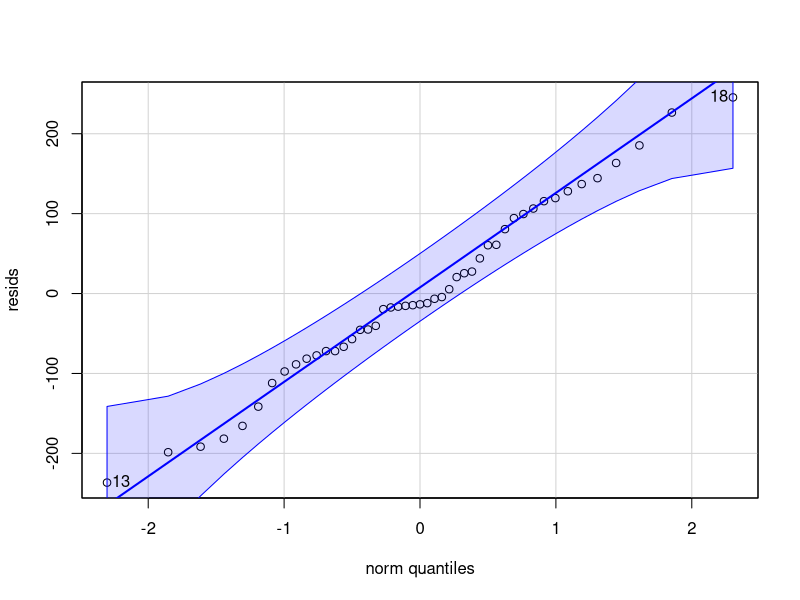
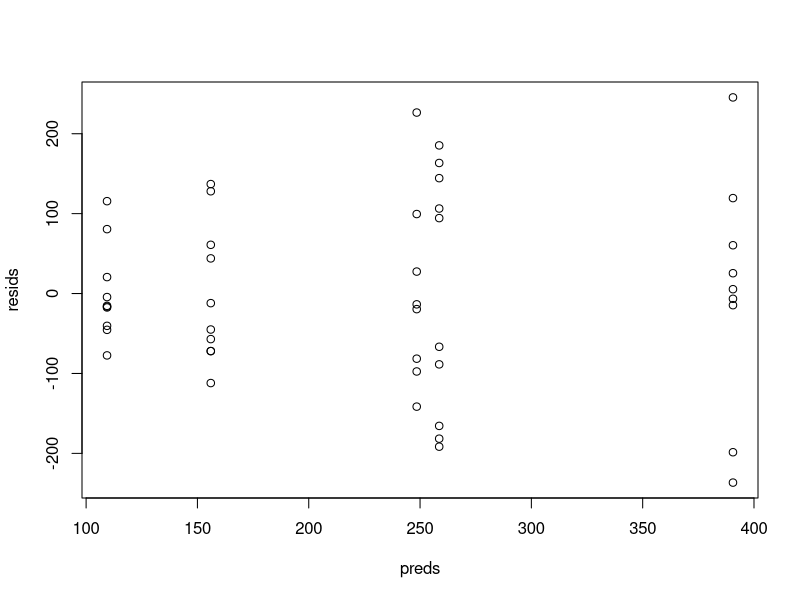
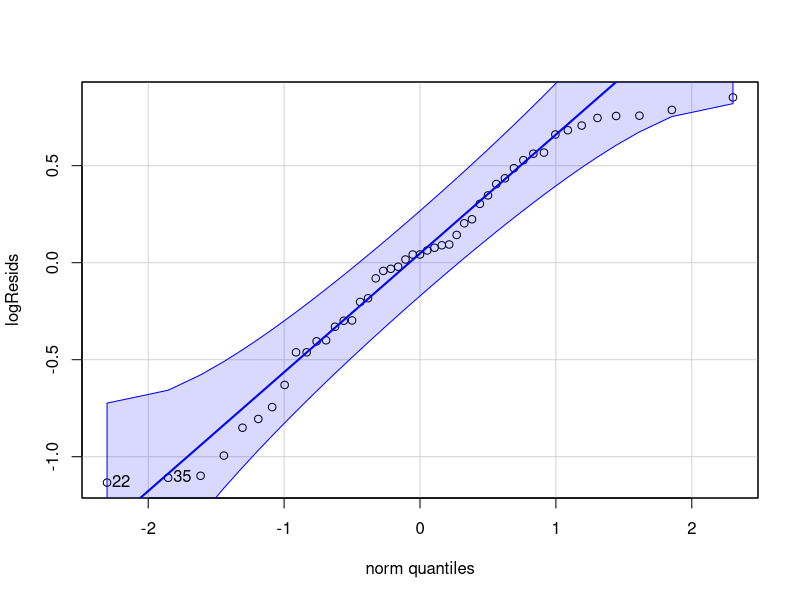
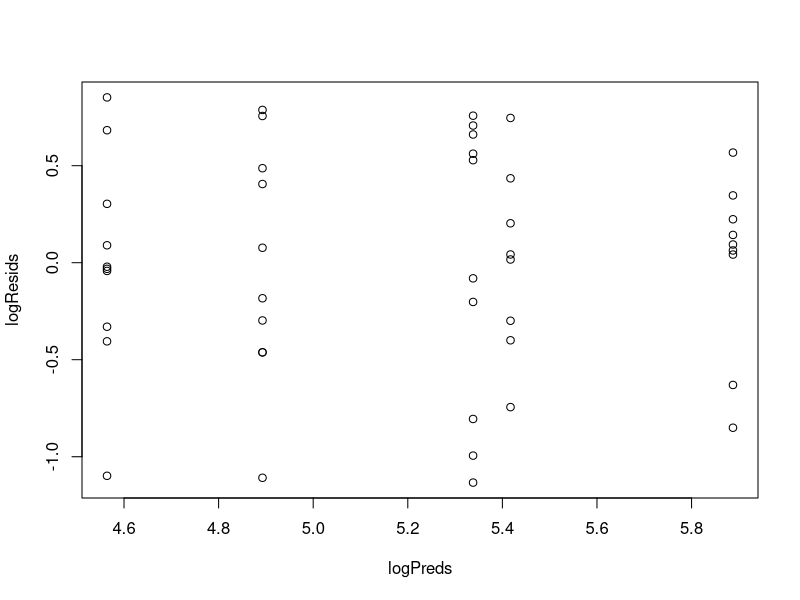
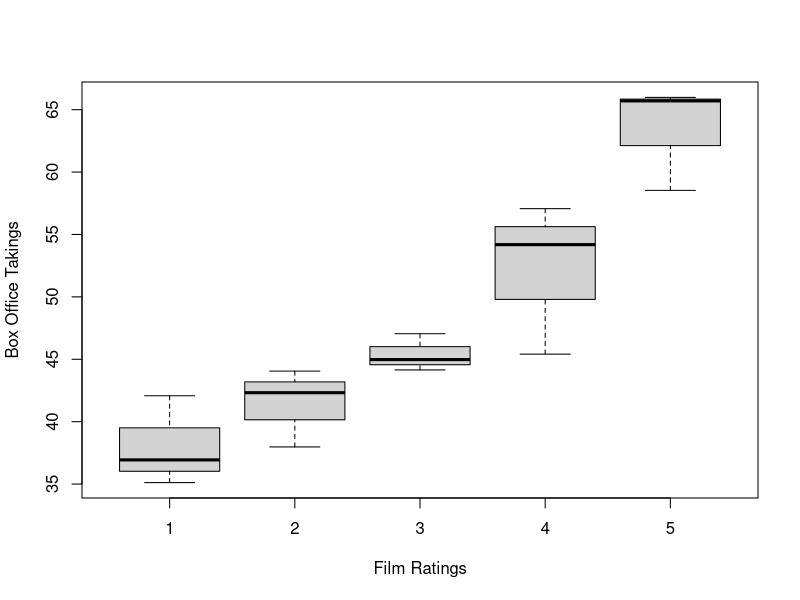
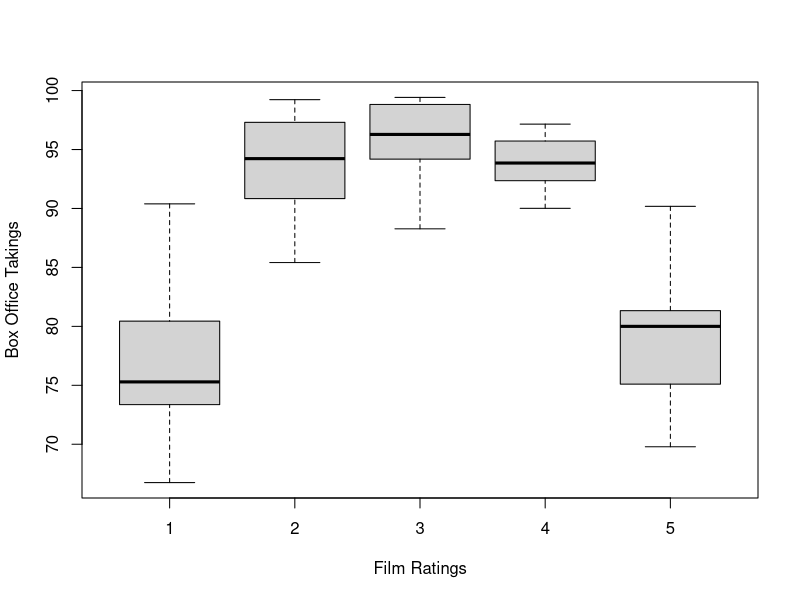
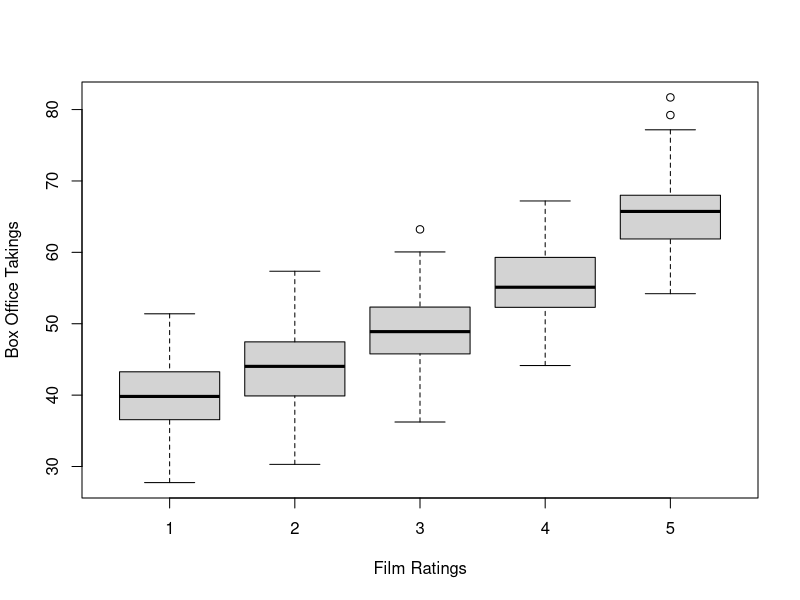

These figures' R source, in order:
## ---- chunk 1
knitr::opts_chunk$set(echo = TRUE)

if ( ! require('haven'))
  install.packages('haven')
if ( ! require('car'))
  install.packages('car')
if ( ! require('multcomp'))
  install.packages('multcomp')

data <- haven::read_sav('Lab_04_Activity.sav')
data <- as.data.frame(data)
## ---- chunk 2
xfun::embed_file("Lab_04_Activity.sav")
## ---- chunk 3
xfun::embed_file("Lab_04_Learning.sav")
## ---- chunk 4
xfun::embed_file("Lab_04_Box_Office_1.csv")
## ---- chunk 5
xfun::embed_file("Lab_04_Box_Office_2.csv")
## ---- chunk 6
xfun::embed_file("Lab_04_Box_Office_3.csv")
## ---- chunk 7
S_files = list.files(pattern='04_S.*')
if(length(S_files) == 0){S_add_files = F} else {S_add_files = T}
## ---- chunk 8
cat("### Additional Solution Files {-}")
## ---- chunk 9
zip::zipr(zipfile = "Additional_Files.zip", files = S_files)
xfun::embed_file("Additional_Files.zip")
## ---- chunk 10
library(car)

model <- lm(Y ~ TrmntGrp, data)
anova(model)
## ---- chunk 11
resids <- residuals(model)
shapiro.test(resids)
## ---- chunk 12
qqPlot(resids)
## ---- chunk 13
leveneTest(model)
## ---- chunk 14
model <- lm(Y ~ TrmntGrp, data)
resids <- residuals(model)
preds  <- predict(model)
plot(preds, resids)
## ---- chunk 15
data$LogY <- log(data$Y)
logModel <- lm(LogY ~ TrmntGrp, data)
anova(logModel)
## ---- chunk 16
logResids <- residuals(logModel)
shapiro.test(logResids)
qqPlot(logResids)
## ---- chunk 17
leveneTest(logModel)
## ---- chunk 18
logResids <- residuals(logModel)
logPreds  <- predict(logModel)
plot(logPreds, logResids)
## ---- chunk 19
aovObject <- aov(model)
TukeyHSD(aovObject)

logAovObject <- aov(logModel)
TukeyHSD(logAovObject)
## ---- chunk 20
data <- haven::read_sav('Lab_04_Learning.sav')
data <- as.data.frame(data)

is.factor(data$Trtmnt_Grp)

data$Trtmnt_Grp = as.factor(data$Trtmnt_Grp)
## ---- chunk 21
data <- haven::read_sav('Lab_04_Learning.sav')
data <- as.data.frame(data)

data$Trtmnt_Grp = as.factor(data$Trtmnt_Grp)

c1 = c(0.5,  0.5, -1/3, -1/3, -1/3)
c2 = c(0.5, -0.5,  0.0,  0.0,  0.0)
c3 = c(0.0,  0.0,  0.5,  0.5, -1.0)
c4 = c(0.0,  0.0,  1.0, -1.0,  0.0)

mat = cbind(c1, c2, c3, c4)

summary(lm(Trials ~ Trtmnt_Grp, data=data, contrasts=list(Trtmnt_Grp = mat)))
## ---- chunk 22
model = (lm(Trials ~ Trtmnt_Grp, data=data, contrasts=list(Trtmnt_Grp = mat)))
shapiro.test(residuals(model))
leveneTest(Trials ~ Trtmnt_Grp, data=data, center="mean")
## ---- chunk 23
data = read.csv('Lab_04_Box_Office_1.csv')
data$film_ratings = ordered(data$film_ratings)

boxplot(box_office~film_ratings, data=data, xlab = "Film Ratings", ylab = "Box Office Takings")

lm_contrast = lm(box_office~film_ratings, data=data, contrasts=list(film_ratings = contr.poly(5)))
summary(lm_contrast)
## ---- chunk 24
data = read.csv('Lab_04_Box_Office_2.csv')
data$film_ratings = ordered(data$film_ratings)

boxplot(box_office~film_ratings, data=data, xlab = "Film Ratings", ylab = "Box Office Takings")
## ---- chunk 25
lm_contrast = lm(box_office~film_ratings, data=data, contrasts=list(film_ratings = contr.poly(5)))
summary(lm_contrast)
## ---- chunk 26
data = read.csv('Lab_04_Box_Office_3.csv')
data$film_ratings = ordered(data$film_ratings)

boxplot(box_office~film_ratings, data=data, xlab = "Film Ratings", ylab = "Box Office Takings")

lm_contrast = lm(box_office~film_ratings, data=data, contrasts=list(film_ratings = contr.poly(5)))
summary(lm_contrast)
